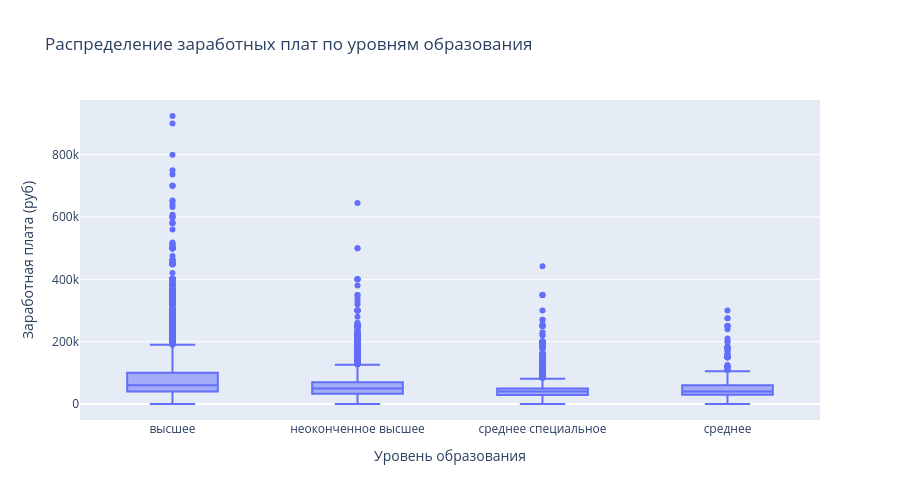

Write notebook code for a chart like this one.
### Code cell
fig_box = px.box(
    filtered_data,
    x='Образование',
    y='ЗП (руб)',
    title='Распределение заработных плат по уровням образования',
    category_orders={'Образование': ['высшее', 'неоконченное высшее', 'среднее специальное', 'среднее']}
)

fig_box.update_layout(
    xaxis_title='Уровень образования',
    yaxis_title='Заработная плата (руб)',
    height=500
)

fig_box.show()

### Figure 1 — Plotly figure (JSON) as saved in the notebook; plotly's stock layout.template omitted (floating-point values rounded to 4 significant figures; data arrays with more than 128 entries replaced by an {"elided": "..."} marker saying what was removed)
{"data": [{"alignmentgroup": "True", "hovertemplate": "Образование=%{x}<br>ЗП (руб)=%{y}<extra></extra>", "legendgroup": "", "marker": {"color": "#636efa"}, "name": "", "notched": false, "offsetgroup": "", "orientation": "v", "showlegend": false, "type": "box", "x": {"elided": "44738 str values"}, "x0": " ", "xaxis": "x", "y": {"elided": "44738 float values"}, "y0": " ", "yaxis": "y"}], "layout": {"boxmode": "group", "height": 500, "legend": {"tracegroupgap": 0}, "title": {"text": "Распределение заработных плат по уровням образования"}, "xaxis": {"anchor": "y", "categoryarray": ["высшее", "неоконченное высшее", "среднее специальное", "среднее"], "categoryorder": "array", "domain": [0, 1], "title": {"text": "Уровень образования"}}, "yaxis": {"anchor": "x", "domain": [0, 1], "title": {"text": "Заработная плата (руб)"}}}}
